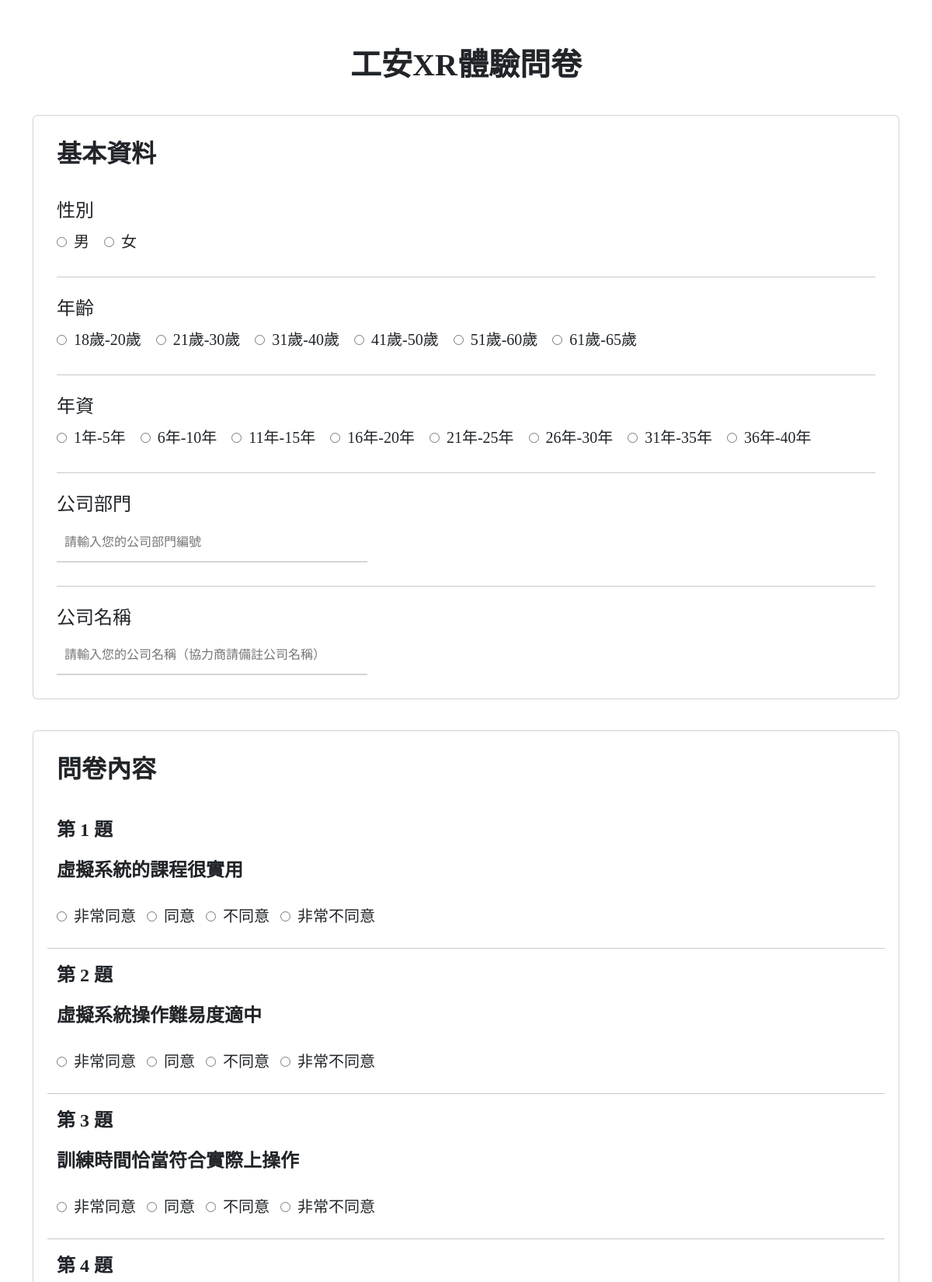
Page /question/questionnaire/1/ (upper part) on the committed database.
### question/models.py (models this page shows, shortened)
class Questionnaire(models.Model):
    title = models.CharField(max_length=200)
    coursename = models.CharField(max_length=200,  default="Coursename")
    pub_date = models.DateTimeField('date published')

class Question(models.Model):
    questionnaire = models.ForeignKey(Questionnaire, on_delete=models.CASCADE)
    question_text = models.CharField(max_length=200)
    is_checkbox = models.BooleanField(default=False)
    pub_date = models.DateTimeField('date published')
    def get_questionnaire_title(self):
        return self.questionnaire.title
    def get_chioce_count(self):
        return self.choice_set.count()
    def get_vote_count(self):
        _count = 0
        for choice in self.choice_set.all():
            _count += choice.votes
        return _count
    get_questionnaire_title.short_description = 'questionnaire'
    get_chioce_count.short_description = 'Total chioce'
    get_vote_count.short_description = 'Total votes'

class Choice(models.Model):
    question = models.ForeignKey(Question, on_delete=models.CASCADE)
    choice_text = models.CharField(max_length=200)
    votes = models.IntegerField(default=0)

### question/views.py (the view)
# urls.py: path('questionnaire/<int:questionnaire_id>/', views.get_questionnaire, name='get_questionnaire'),
def get_questionnaire(request, questionnaire_id):
    questionnaire = get_object_or_404(Questionnaire, pk=questionnaire_id)
    questions = questionnaire.question_set.all()
    latest_question_list = questions.order_by('is_checkbox')[:]
    context = {
        'latest_question_list': latest_question_list,
        'title': questionnaire.title,
        'count': latest_question_list.count(),
    }
    return render(request, 'question/questionnaires.html', context)

### templates/question/questionnaires.html (shortened to what this page needs)
{% extends "base_generic.html" %}
{% block content %}
</head>
<body>
    <div class="container">
        <div class="page-header text-center" style="margin-top: 60px; margin-bottom: 40px;">
            <h1 class="fw-bold">{{ title }}</h1>
        </div>
        <form id="QuestionnairesForm" action="{% url 'question:vote' %}" method="post">
            <div class="card col-12">
                <h2 class="fw-bold"  style="margin-bottom: 40px;">基本資料</h2>
                    <div>
                        <h4 style="margin-bottom: 10px;">性別</h4>
                        <label>
                            <input type="radio" name="gender" class="" value="男"/>
                            <span>男</span>
                        </label>
                        <label style="margin-left: 15px;">
                            <input type="radio" name="gender" class="" value="女"/>
                            <span>女</span>
                        </label>
                    </div>
                    <hr style="margin-top: 30px;">
                    <div style="margin-top: 10px;">
                        <h4 style="margin-bottom: 10px;">年齡</h4>
                        <label>
                            <input type="radio" name="age" class="" value="18-20"/>
                            <span>18歲-20歲</span>
                        </label>
                        <label style="margin-left: 15px;">
                            <input type="radio" name="age" class="" value="21-30"/>
                            <span>21歲-30歲</span>
                        </label>
                        <label style="margin-left: 15px;">
                            <input type="radio" name="age" class="" value="31-40"/>
                            <span>31歲-40歲</span>
                        </label>
                        <label style="margin-left: 15px;">
                            <input type="radio" name="age" class="" value="41-50"/>
                            <span>41歲-50歲</span>
                        </label>
                        <label style="margin-left: 15px;">
                            <input type="radio" name="age" class="" value="51-60"/>
                            <span>51歲-60歲</span>
                        </label>
                        <label style="margin-left: 15px;">
                            <input type="radio" name="age" class="" value="61-65"/>
                            <span>61歲-65歲</span>
                        </label>
                    </div>
                    <hr style="margin-top: 30px;">
                    <div style="margin-top: 10px;">
                        <h4 style="margin-bottom: 10px;">年資</h4>
                        <label>
                            <input type="radio" name="seniority" class="" value="1-5"/>
                            <span>1年-5年</span>
                        </label>
                        <label style="margin-left: 15px;">
                            <input type="radio" name="seniority" class="" value="6-10"/>
                            <span>6年-10年</span>
                        </label>
                        <label style="margin-left: 15px;">
                            <input type="radio" name="seniority" class="" value="11-15"/>
                            <span>11年-15年</span>
                        </label>
                        <label style="margin-left: 15px;">
                            <input type="radio" name="seniority" class="" value="16-20"/>
                            <span>16年-20年</span>
                        </label>
                        <label style="margin-left: 15px;">
                            <input type="radio" name="seniority" class="" value="21-25"/>
                            <span>21年-25年</span>
                        </label>
                        <label style="margin-left: 15px;">
                            <input type="radio" name="seniority" class="" value="26-30"/>
                            <span>26年-30年</span>
                        </label>
                        <label style="margin-left: 15px;">
                            <input type="radio" name="seniority" class="" value="31-35"/>
                            <span>31年-35年</span>
                        </label>
                        <label style="margin-left: 15px;">
                            <input type="radio" name="seniority" class="" value="36-40"/>
                            <span>36年-40年</span>
                        </label>
                    </div>
                    <hr style="margin-top: 30px;">
                    <div style="margin-top: 10px;">
                        <h4 style="margin-bottom: 10px;">公司部門</h4>
                        <div class="form-outline">
                            <input type="text" id="department" class="" name="department"  placeholder="請輸入您的公司部門編號" required/>
                        </div>
                    </div>
                    <hr style="margin-top: 30px;">
                    <div style="margin-top: 10px;">
                        <h4 style="margin-bottom: 10px;">公司名稱</h4>
                        <div class="form-outline">
                            <input type="text" id="message" class="" name="message"  placeholder="請輸入您的公司名稱（協力商請備註公司名稱）"/>
                        </div>
                    </div>
            </div>
            <div class="card col-12" style="margin-top: 40px;">
                <h2 class="fw-bold" style="margin-bottom: 40px;">問卷內容</h2>
                    <div class="row">
                        {% if latest_question_list %}
                            {% for question in latest_question_list %}
                                <div class="col-12">
                                    <p class="q-counter">第&nbsp;{{ forloop.counter }}&nbsp;題</p>
                                    <p class="q-text">{{ question.question_text }}</p>
                                    <div class="">
                                        {% for choice in question.choice_set.all %}
                                            {% if question.is_checkbox %}
                                                <label class="">
                                                    <div style="padding-right: 10px; margin-top: 10px; margin-bottom: 10px;">
                                                        <input type="checkbox" class="" name="question-{{ question.id }}[]" value="{{ choice.id }}"/>
                                                        <span class="choice-text">{{ choice.choice_text }}</span>
                                                    </div>
                                                </label>
                                            {% else %}
                                                <label class="" style="padding-right: 10px; margin-top: 10px; margin-bottom: 10px;">
                                                    <div class="mb-3">
                                                        <input class="" name="question-{{ question.id }}" type="radio" value="{{ choice.id }}"/>
                                                        <span class="choice-text">{{ choice.choice_text }}</span>
                                                    </div>
                                                </label>
                                            {% endif %}
                                        {% endfor %}
                                    </div>
                                </div>
                                <hr>
                            {% endfor %}
                        {% else %}
                            <div class="col-12">
                                <h2 class="tm-question-none">沒有內容</h2>
                            </div>
                        {% endif %}
                    </div>
            </div>
        </form>
    </div>
{% endblock %}

### static/assets/css/style.css (style rules this page uses)
body { font-family: "Suranna", serif; font-family: 'Noto Serif TC', serif; }
h1, h2, h3, h4, h5, h6 { font-family: 'Playfair', serif; font-family: 'Noto Serif TC', serif; }

### templates/question/questionnaires.html (style rules this page uses)
.card { padding: 30px 30px 30px 30px; }
input[type="text"] { border: none; border-bottom: 2px solid #d5d5d5; padding: 10px 10px 10px 10px; height: 50px; width: 400px; box-sizing: border-box; transition: border-bottom-color 0.5s; }
span { padding-left: 5px; font-size: 20px; }
.q-counter { font-size: 24px; font-weight: 800; }
.q-text { font-size: 24px; font-weight: 700; }
.choice-text { padding-left: 5px; font-size: 20px; }

### rows in the picture
Questionnaire: title "工安XR體驗問卷"
Question: question_text "虛擬系統的課程很實用"
Choice: choice_text "非常同意"
Choice: choice_text "同意"
Choice: choice_text "不同意"
Choice: choice_text "非常不同意"
Question: question_text "虛擬系統操作難易度適中"
Choice: choice_text "非常同意"
Choice: choice_text "同意"
Choice: choice_text "不同意"
Choice: choice_text "非常不同意"
Question: question_text "訓練時間恰當符合實際上操作"
Choice: choice_text "非常同意"
Choice: choice_text "同意"
Choice: choice_text "不同意"
Choice: choice_text "非常不同意"
